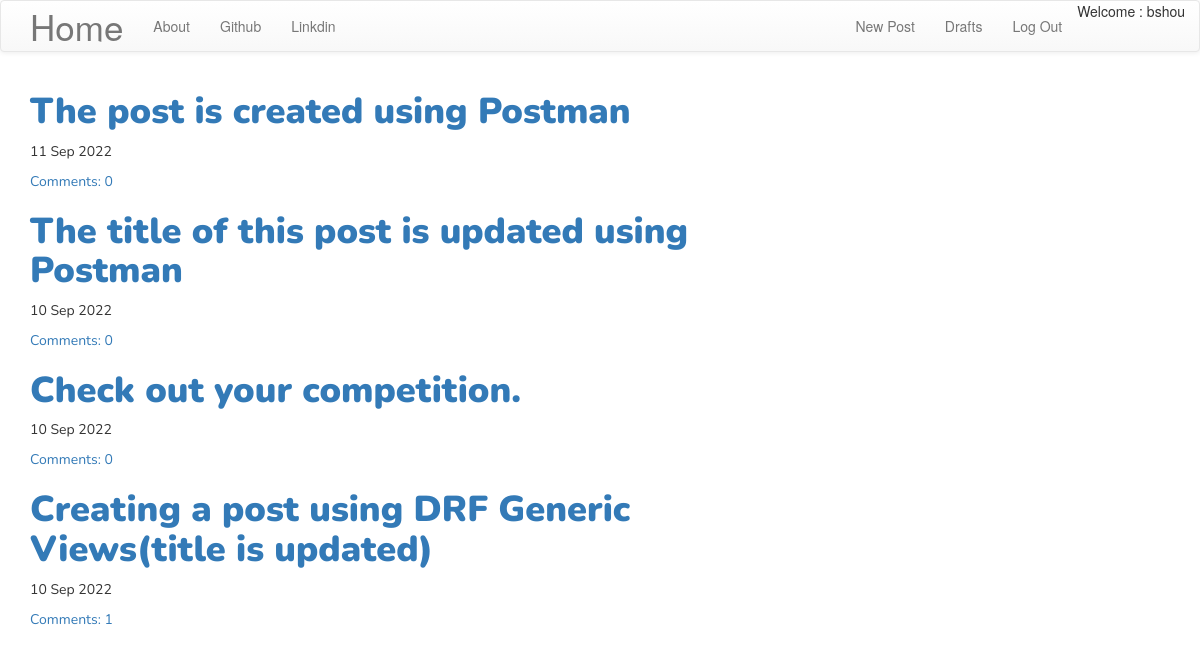
Page /blog/ (signed in) on the committed database.
### blog/models.py (models this page shows, shortened)
class Post(models.Model):
    author = models.ForeignKey('auth.User',on_delete=models.CASCADE)
    title = models.CharField(max_length=260)
    text = models.TextField()
    created_date = models.DateTimeField(default=timezone.localtime)
    published_date = models.DateTimeField(blank=True,null=True)
    slug = models.SlugField(max_length = 200,null = True,blank = True)
    def approved_comments(self):
        return self.comments.filter(approved_comment=True)

### blog/views.py (the view)
# urls.py: path('',PostListView.as_view(),name='posts_list'),
class PostListView(ListView):
    model = Post
    def get_queryset(self):
        return Post.objects.filter(published_date__lte=timezone.localtime()).order_by('-published_date')

### blog/templates/blog/post_list.html (shortened to what this page needs)
{% extends "base.html" %}
{% block content %}
<div class="centerstage">
  {% for post in post_list %}
  <div class="post loader">
    <h1 class=post-title-list><a href="{% url "post_detail" pk=post.pk %}"> {{ post.title }} </a></h1>
    <div class="date">
      <p> {{ post.published_date|date:'d M Y' }}</p>
    </div>
      <a href="{% url "post_detail" pk=post.pk %}"> Comments: {{ post.approved_comments.count }} </a>
  </div>
  {% endfor %}
  </div>
{% endblock %}

### blog/templates/blog/base.html (shortened to what this page needs)
<!DOCTYPE html>
{% load static %}
<html lang="en" dir="ltr">
  <head>
<link rel="stylesheet" href="https://maxcdn.bootstrapcdn.com/bootstrap/3.3.7/css/bootstrap.min.css">
<link rel="stylesheet" href="https://maxcdn.bootstrapcdn.com/bootstrap/3.3.7/css/bootstrap-theme.min.css">
    <link rel="stylesheet" href="//cdn.jsdelivr.net/npm/medium-editor@latest/dist/css/medium-editor.min.css" type="text/css" media="screen" charset="utf-8">
    <link rel="stylesheet" href="{% static 'css/blog.css' %}">
    <link rel="stylesheet" href="{% static 'css/alert.css' %}">
  </head>
  <body>
    <nav class="navbar navbar-default navbar-custom" >
      <div class="container">
        <ul class="nav navbar-nav">
          <li> <a class = "navbar-brand bigbrand" href="{% url "posts_list"%}">Home</a></li>
          <li> <a class="navbar-link" href="{% url "about" %}" style ="pointer-events:none">About </a></li>
          <li> <a class="navbar-link disabled" href="https://github.com/ZenghXmistU">Github </a></li>
          <li> <a class="navbar-link" href="https://www.linkedin.com/in/atul-kumar-4026b7220/" > Linkdin </a></li>
        </ul>
      <ul class="nav navbar-nav navbar-right">
        {% if user.is_authenticated %}
        <li><a href="{% url 'new_post' %}">New Post </a></li>
        <li><a href="{% url 'drafts_list' %}">Drafts </a></li>
        <li><a href="{% url 'logout' %}">Log Out</a></li>
        <li> Welcome : {{ user.username }}</li>
        {% else %}
        <li><a class = "nav navbar-right" href="{% url 'login' %}"><span class="glyphicon glyphicon-user"></span>Log in</a></li>
        {% endif %}
      </ul>
     </div>
    </nav>
    <div class="content container">
      <div class="row">
        <div class="col-md-8">
          <div class="blog_posts">
            {% block content %}
            {% endblock %}
          </div>
        </div>
      </div>
    </div>
 </body>
</html>

### blog/static/css/blog.css (style rules this page uses)
.bigbrand { font-size: 2.5em; }
.centerstage { margin-left: auto; margin-right: auto; }
.post { font-family: 'Nunito', sans-serif; text-align:left; }
.post-title-list { font-weight: 1000; }
.loader { filter:hue-rotate(0deg); color:linear-gradient(45deg,#0f8,#08f); animation:hue 10000ms infinite linear; }

### blog/static/css/alert.css (style rules this page uses)
* { margin: 0; padding: 0; box-sizing: border-box; }

### rows in the picture
Post: title "The post is created using Postman", published_date "11 Sep 2022", approved_comments.count "0"
Post: title "The title of this post is updated using Postman", published_date "10 Sep 2022", approved_comments.count "0"
Post: title "Check out your competition.", published_date "10 Sep 2022", approved_comments.count "0"
Post: title "Creating a post using DRF Generic Views(title is updated)", published_date "10 Sep 2022", approved_comments.count "1"

### other values in the picture
{{ user.username }} "bshou"
